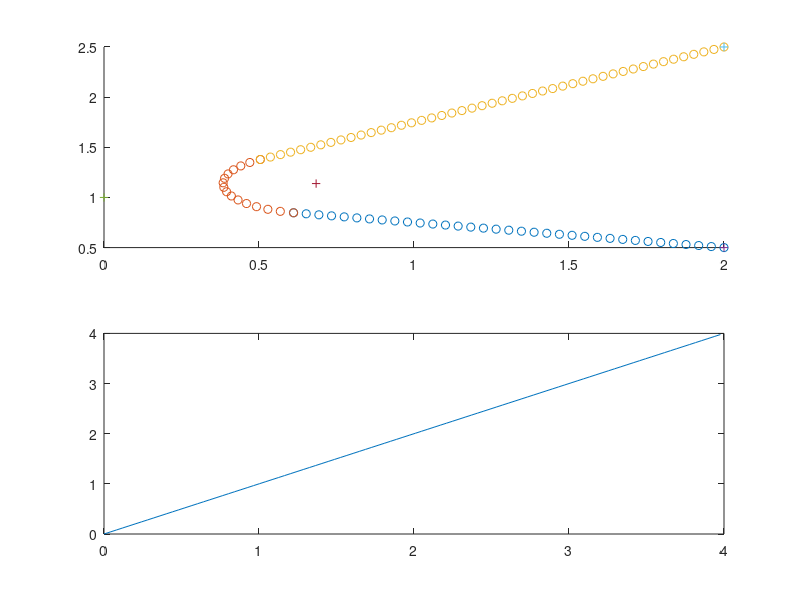
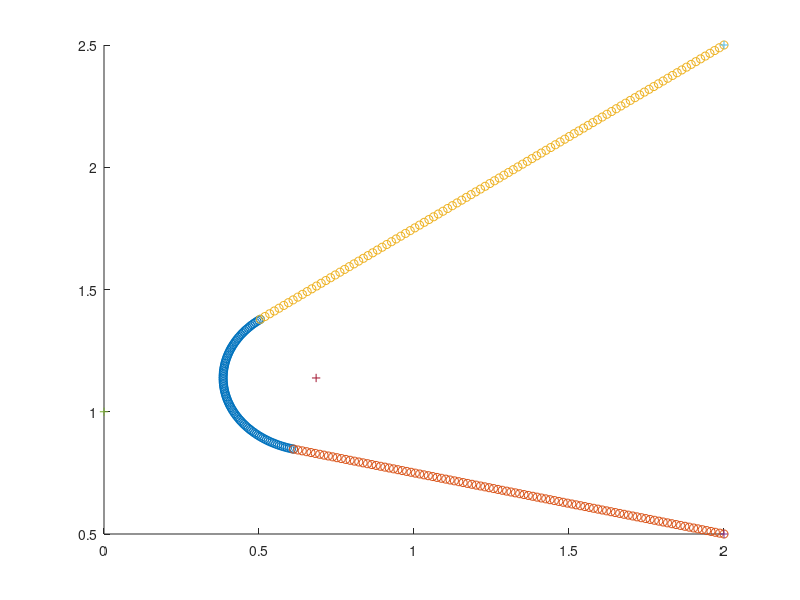

These figures' MATLAB source, in order:
A = [2 0.5]'
B = [0 1]'
C = [2,2.5]'

r = 0.3
vmax = 1

nba = (A - B)/norm(A-B)
nbc = (C-B)/norm(C-B)
nbs = (nba+nbc)/norm(nba+nbc)
K1 = (nba*nba'*nbs-nbs)
l = r/(sqrt(K1'*K1))
S = B+nbs*l
k = nba'*(A-S)
Pa = A-nba*k
Pc = B + norm(Pa-B)*nbc
k1 = linspace(0,norm(A-Pa),100)
x_pab = A-k1.*nba
Pb = B

helper = (Pa-S)
fi_pa = atan2(helper(2),helper(1))
dir = -1

deltafi = acos(((Pc-S)'*(Pa-S))/r^2)
fi = linspace(0,deltafi,100)
x_rot = [r*cos(fi_pa+dir*fi);
         r*sin(fi_pa+dir*fi)]+S

k2 = linspace(0,norm(Pc-C),100)
x_pbc = Pc + k2.*nbc


s1 = norm(Pa-A)
s2 = norm(Pc-C)
sk = r*deltafi
smax = s1+s2+sk
Tmax = smax/vmax

T = 100
t = linspace(0,Tmax,T)
t1 = linspace(0,s1/vmax,T)
tk = linspace(s1/vmax,sk/vmax,T)
t2 = linspace(sk/vmax,s2/vmax,T)
% s = linspace(0,smax,smax/Tmax*10)
s = vmax*t


k1 = 0+vmax*t

k1 = linspace(0,s1,s1/Tmax*T)
fi = linspace(0,(sk)/r,(sk)/Tmax*T)
k2 = linspace(0,s2,s2/Tmax*T)

X1 = A-k1.*nba
Xk = [r*cos(fi_pa+dir*fi);r*sin(fi_pa+dir*fi)]+S
X2 = Pc+k2.*nbc

figure
subplot(2,1,1)
hold on
scatter(X1(1,:),X1(2,:))
scatter(Xk(1,:),Xk(2,:))
scatter(X2(1,:),X2(2,:))
scatter(A(1),A(2),'+')
scatter(B(1),B(2),'+')
scatter(C(1),C(2),'+')
scatter(S(1),S(2),'+')
subplot(2,1,2)
plot(t,s)
%%
figure
hold on
scatter(x_rot(1,:),x_rot(2,:))
scatter(x_pab(1,:),x_pab(2,:))
scatter(x_pbc(1,:),x_pbc(2,:))
scatter(A(1),A(2),'+')
scatter(B(1),B(2),'+')
scatter(C(1),C(2),'+')
scatter(S(1),S(2),'+')
% scatter(x_pbc(1,:),x_pbc(2,:))